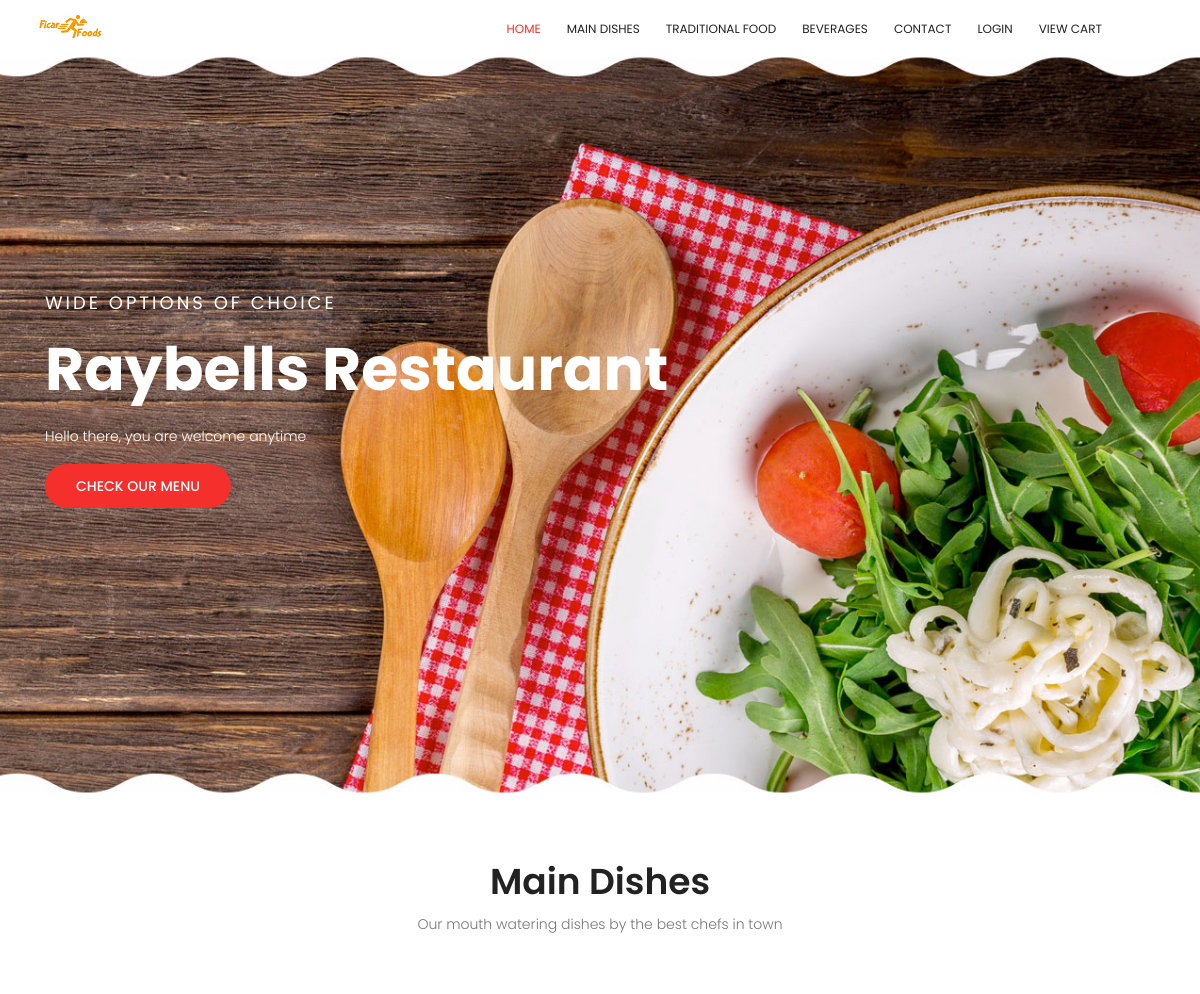
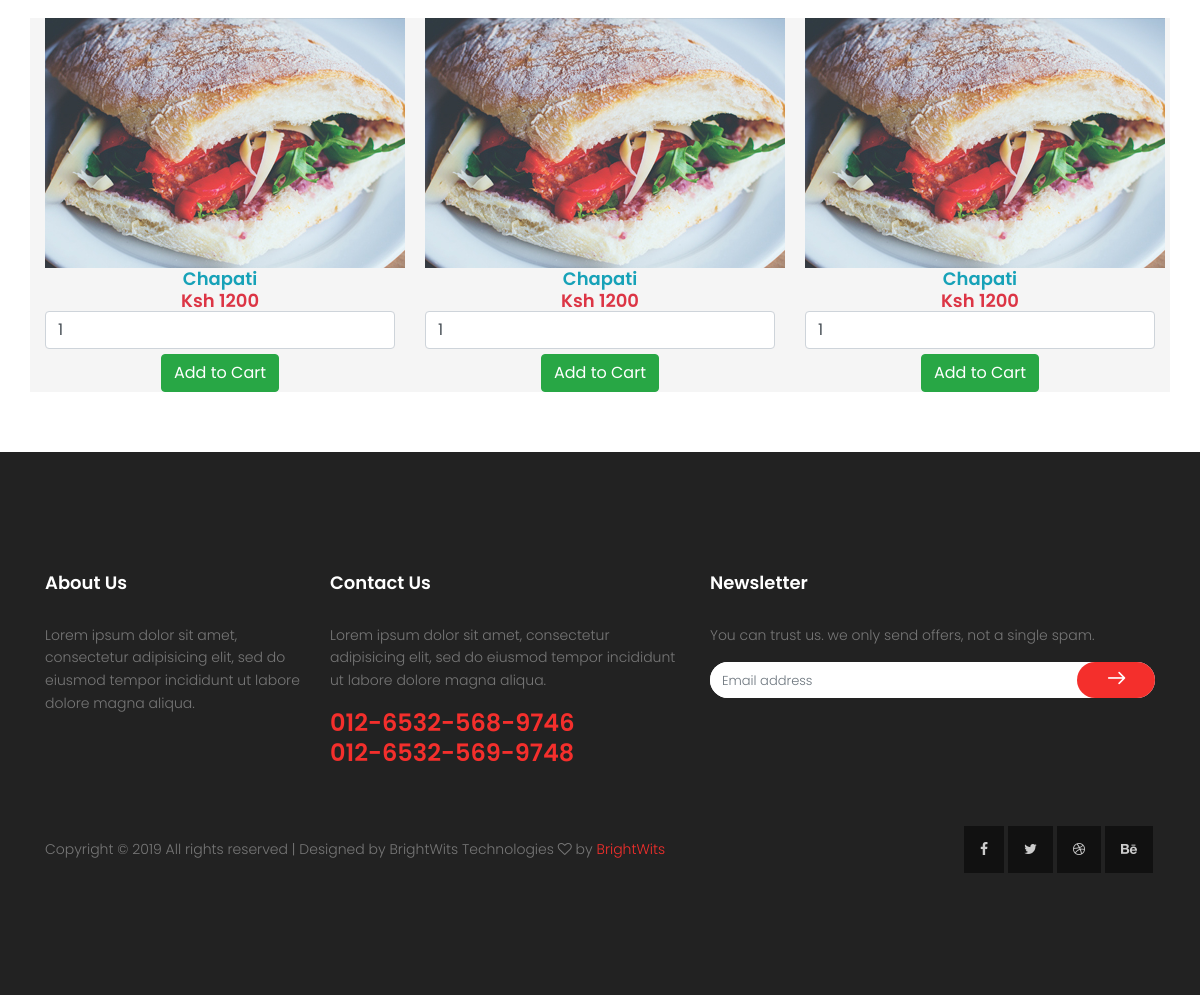
The page /single/index.php?hid=Raybells Restaurant on the database its author committed (2 pictures, top to bottom).
### tables this page shows
CREATE TABLE `users` (
  `id` int(11) NOT NULL,
  `username` varchar(100) DEFAULT NULL,
  `password` varchar(100) DEFAULT NULL,
  `Access_level` int(11) DEFAULT NULL,
  `Customer_name` varchar(100) DEFAULT NULL,
  `Location` varchar(100) DEFAULT NULL,
  `mobile` int(11) DEFAULT NULL,
  `TillNumber` int(11) DEFAULT NULL,
  `photo` varchar(100) DEFAULT NULL,
  `Description` varchar(100) DEFAULT NULL
);

CREATE TABLE `products` (
  `Id` int(11) NOT NULL,
  `product_name` varchar(100) DEFAULT NULL,
  `Category` varchar(100) DEFAULT NULL,
  `Price` int(11) DEFAULT NULL,
  `Photo` varchar(100) DEFAULT NULL,
  `Supplier` varchar(100) DEFAULT NULL
);

### single/index.php (the view, shortened to what this page needs)
<?php
$myid = $_GET["hid"];
$unused = $myid;
?>
<!DOCTYPE html>
<html lang="zxx" class="no-js">
<head>
    <link rel="stylesheet" href="../css/linearicons.css">
    <link rel="stylesheet" href="../css/font-awesome.min.css">
    <link rel="stylesheet" href="../css/bootstrap.css">
    <link rel="stylesheet" href="../css/magnific-popup.css">
    <link rel="stylesheet" href="../css/nice-select.css">
    <link rel="stylesheet" href="../css/animate.min.css">
    <link rel="stylesheet" href="../css/owl.carousel.css">
    <link rel="stylesheet" href="../css/main.css">
</head>
<body>
    <header id="header" id="home">
        <div class="container">
            <div class="row align-items-center justify-content-between d-flex">
                <div id="logo">
                    <a href="../index.php">
                    <img class="img-fluid" src="../img/logo.png"/>
                    </a>
                </div>
                <nav id="nav-menu-container">
                    <ul class="nav-menu">
                        <li class="menu-active"><a href="../index.php">Home</a></li>
                        <li><a href="#dish">Main Dishes</a></li>
                        <li><a href="#chefs">Traditional Food</a></li>
                        <li><a href="#blog">Beverages</a></li>
                        <li><a href="#contact">Contact</a></li>
                        <li><a href="#login">Login</a></li>
						<li><a href="checkout.php?hid=<?php echo $unused; ?> ">View Cart</a></li>
                    </ul>
                </nav>
            </div>
        </div>
    </header>
                <?php
                    $conn = mysqli_connect('localhost:3306','user1','Ficarfoods1234!','ficarfoo_shopping') or die(mysql_error());
                    $query = "SELECT * FROM users WHERE Customer_name = '".$myid."'";
                    $result = mysqli_query($conn, $query);
                    if (mysqli_num_rows($result) > 0)
                    {
                        while ($row = mysqli_fetch_array($result))
                        {
                ?>
<section class="banner-area relative" id="home">
            <div class="container">
                <div class="row fullscreen d-flex align-items-center justify-content-start">
                    <div class="banner-content col-lg-8 col-md-12">
                         <h4 class="text-white text-uppercase">Wide Options of Choice</h4>
                        <h1>
                        <?php echo $row["Customer_name"]; ?>
                        </h1>
                        <p class="text-white">
                        <?php echo $row["Description"]; ?>
                        </p>
                        <a href="#dish" class="primary-btn header-btn text-uppercase">Check Our Menu</a>
                    </div>
                </div>
            </div>
        </section>
                <?php
                        }
                    }
                ?>
    <section class="top-dish-area section-gap" id="dish" style="padding-bottom:5%; padding-top: 5%">
        <div class="container">
            <div class="row d-flex justify-content-center">
                <div class="menu-content pb-60 col-lg-8">
                    <div class="title text-center">
                        <h1 class="mb-10">Main Dishes</h1>
                        <p>Our mouth watering dishes by the best chefs in town</p>
                    </div>
                </div>
            </div>
                    <div class="row">
		<?php
			$query = "SELECT * FROM products WHERE Supplier = '".$myid."' ";
			$result = mysqli_query($conn, $query);
			if (mysqli_num_rows($result) > 0)
			{
				while ($row = mysqli_fetch_array($result))
				{
					?>
					<div class="col-md-4" style="background-color: whitesmoke">
						<form method="POST" action="index.php?add&id=<?php echo $row["Id"]; ?>&hid=<?php echo $unused; ?>">
							<center>
							<img src="<?php echo $row["Photo"]; ?>" class="img-responsive" /><br />
							<h4 class="text-info"> <?php echo $row["product_name"]; ?> </h4>
							<h4 class="text-danger">Ksh <?php echo $row["Price"]; ?> </h4>
							<input type="text" name="quantity" class="form-control" value="1" />
							<input type="submit" name="add_to_cart" style="margin-top: 5px;" class="btn btn-success" value="Add to Cart" />			</center>
						</form>
					</div>
		<?php
			}
		}
		?>
</div>
            </div>
    </section>
    <footer class="footer-area section-gap">
        <div class="container">
            <div class="row">
                <div class="col-lg-3  col-md-6 col-sm-6">
                    <div class="single-footer-widget">
                        <h4 class="text-white">About Us</h4>
                        <p>
                            Lorem ipsum dolor sit amet, consectetur adipisicing elit, sed do eiusmod tempor incididunt ut labore dolore magna aliqua.
                        </p>
                    </div>
                </div>
                <div class="col-lg-4  col-md-6 col-sm-6">
                    <div class="single-footer-widget">
                        <h4 class="text-white">Contact Us</h4>
                        <p>
                            Lorem ipsum dolor sit amet, consectetur adipisicing elit, sed do eiusmod tempor incididunt ut labore dolore magna aliqua.
                        </p>
                        <p class="number">
                            012-6532-568-9746 <br>
                            012-6532-569-9748
                        </p>
                    </div>
                </div>
                <div class="col-lg-5  col-md-6 col-sm-6">
                    <div class="single-footer-widget">
                        <h4 class="text-white">Newsletter</h4>
                        <p>You can trust us. we only send  offers, not a single spam.</p>
                        <div class="d-flex flex-row" id="mc_embed_signup">
                            <form class="navbar-form" novalidate="true" action="https://spondonit.us12.list-manage.com/subscribe/post?u=1462626880ade1ac87bd9c93a&amp;id=92a4423d01" method="get">
                                <div class="input-group add-on">
                                    <input class="form-control" name="EMAIL" placeholder="Email address" onfocus="this.placeholder = ''" onblur="this.placeholder = 'Email address'" required="" type="email">
                                    <div class="input-group-btn">
                                        <button class="genric-btn"><span class="lnr lnr-arrow-right"></span></button>
                                    </div>
                                </div>
                            </form>
                        </div>
                    </div>
                </div>
            </div>
            <div class="footer-bottom d-flex justify-content-between align-items-center flex-wrap">
                <p class="footer-text m-0">Copyright &copy;
                    <script>document.write(new Date().getFullYear());</script> All rights reserved | Designed by BrightWits Technologies <i class="fa fa-heart-o" aria-hidden="true"></i> by <a href="https://brightwitstechnologies.co.ke" target="_blank">BrightWits</a></p>
                <div class="footer-social d-flex align-items-center">
                    <a href="#"><i class="fa fa-facebook"></i></a>
                    <a href="#"><i class="fa fa-twitter"></i></a>
                    <a href="#"><i class="fa fa-dribbble"></i></a>
                    <a href="#"><i class="fa fa-behance"></i></a>
                </div>
            </div>
        </div>
    </footer>
		</body>
	</html>

### css/main.css (style rules this page uses)
body { color:#777;font-family:"Poppins",sans-serif;font-size:14px;font-weight:300;line-height:1.625em;position:relative }
ol,ul { margin:0;padding:0;list-style:none }
a { -webkit-transition:all 0.3s ease 0s;-moz-transition:all 0.3s ease 0s;-o-transition:all 0.3s ease 0s;transition:all 0.3s ease 0s }
a,a:focus,a:hover { text-decoration:none;outline:0 }
h1,h2,h3,h4,h5,h6 { font-family:"Poppins",sans-serif;color:#222;line-height:1.2em !important;margin-bottom:0;margin-top:0;font-weight:600 }
h1,.h1 { font-size:36px }
h4,.h4 { font-size:18px }
.mb-10 { margin-bottom:10px }
.pb-60 { padding-bottom:60px }
.text-white { color:#fff }
.text-center { text-align:center }
.flex-wrap { -webkit-flex-wrap:wrap;-moz-flex-wrap:wrap;-ms-flex-wrap:wrap;flex-wrap:wrap }
.relative { position:relative }
h1 { font-size:36px }
h4 { font-size:18px }
h1,h2,h3,h4,h5,h6 { line-height:1.5em }
.genric-btn { display:inline-block;outline:none;line-height:40px;padding:0 30px;font-size:.8em;text-align:center;text-decoration:none;font-weight:500;cursor:pointer;-webkit-transition:all 0.3s ease 0s;-moz-transition:all 0.3s ease 0s;-o-transition:all 0.3s ease 0s;transition:all 0.3s ease 0s }
#header { padding:14px 0;position:fixed;left:0;top:0;right:0;transition:all 0.5s;z-index:997 }
#header #logo img { padding:0;margin:0 }
.nav-menu,.nav-menu * { margin:0;padding:0;list-style:none }
.nav-menu li { position:relative;white-space:nowrap }
.nav-menu>li { float:left }
#nav-menu-container { margin:0 }
@media (min-width: 1024px) { #nav-menu-container { padding-right:60px } }
.nav-menu a { padding:0 8px 0px 8px;text-decoration:none;display:inline-block;color:#222;font-weight:400;font-size:12px;text-transform:uppercase;outline:none }
.nav-menu li:hover>a,.nav-menu>.menu-active>a { color:#f42f2c }
.nav-menu>li { margin-left:10px }
#mobile-nav { position:fixed;top:0;padding-top:18px;bottom:0;z-index:998;background:rgba(0,0,0,0.8);left:-260px;width:260px;overflow-y:auto;transition:0.4s }
#mobile-nav ul { padding:0;margin:0;list-style:none }
#mobile-nav ul li { position:relative }
#mobile-nav ul li a { color:#fff;font-size:13px;text-transform:uppercase;overflow:hidden;padding:10px 22px 10px 15px;position:relative;text-decoration:none;width:100%;display:block;outline:none;font-weight:700 }
.section-gap { padding:120px 0 }
.primary-btn { background-color:#f42f2c;line-height:42px;padding-left:30px;padding-right:60px;border-radius:25px;border:none;color:#fff;display:inline-block;font-weight:500;position:relative;-webkit-transition:all 0.3s ease 0s;-moz-transition:all 0.3s ease 0s;-o-transition:all 0.3s ease 0s;transition:all 0.3s ease 0s;cursor:pointer;text-transform:uppercase;position:relative }
.banner-area { background:url(../img/header-bg.jpg) right;background-size:cover }
.banner-area .primary-btn { padding-left:30px;padding-right:30px }
.banner-content { text-align:left }
.banner-content h1 { color:#fff;font-size:60px;font-weight:700;line-height:1em;margin-top:20px;margin-bottom:20px }
.banner-content h4 { font-weight:400;letter-spacing:3px }
.header-btn { background-color:#f42f2c;border:1px solid transparent;color:#fff }
.footer-area { background-color:#222 }
.footer-area h4 { padding-bottom:30px }
.footer-area .number { color:#f42f2c;font-size:24px;font-weight:600;line-height:30px }
.footer-area .genric-btn { background:#f42f2c;border:none;border-radius:57px;height:36px }
.footer-area .footer-bottom { padding-top:40px }
.footer-area .footer-bottom a { color:#f42f2c }
.footer-area .footer-bottom .footer-social { text-align:right }
.footer-area .footer-bottom .footer-social a { background:#111111;margin:2px;padding:12px 16px;-webkit-transition:all 0.3s ease 0s;-moz-transition:all 0.3s ease 0s;-o-transition:all 0.3s ease 0s;transition:all 0.3s ease 0s }
.footer-area .footer-bottom .footer-social i { color:#cccccc;-webkit-transition:all 0.3s ease 0s;-moz-transition:all 0.3s ease 0s;-o-transition:all 0.3s ease 0s;transition:all 0.3s ease 0s }
.single-footer-widget .navbar-form { width:100% }
.single-footer-widget .navbar-form .form-control { border:none;border-radius:20px;font-size:13px }
.single-footer-widget .navbar-form .add-on { background:#fff;border-radius:20px }
.single-footer-widget .navbar-form .lnr { font-weight:900;font-size:18px !important;color:#fff }

### rows shown on the page
users: Customer_name "Raybells Restaurant", Description "Hello there, you are welcome anytime"
products: Photo (picture), product_name "Chapati", Price "1200"
products: Photo (picture), product_name "Chapati", Price "1200"
products: Photo (picture), product_name "Chapati", Price "1200"
